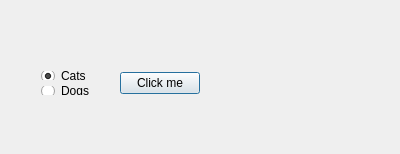
<?xml version="1.0" encoding="UTF-8"?>
<ui version="4.0">
 <class>Dialog</class>
 <widget class="QDialog" name="Dialog">
  <property name="geometry">
   <rect>
    <x>0</x>
    <y>0</y>
    <width>400</width>
    <height>154</height>
   </rect>
  </property>
  <property name="windowTitle">
   <string>Dialog</string>
  </property>
  <widget class="QWidget" name="">
   <property name="geometry">
    <rect>
     <x>30</x>
     <y>60</y>
     <width>181</width>
     <height>46</height>
    </rect>
   </property>
   <layout class="QHBoxLayout" name="horizontalLayout">
    <item>
     <layout class="QVBoxLayout" name="verticalLayout">
      <item>
       <widget class="QRadioButton" name="radioButton1">
        <property name="text">
         <string>Cats</string>
        </property>
        <property name="checked">
         <bool>true</bool>
        </property>
       </widget>
      </item>
      <item>
       <widget class="QRadioButton" name="radioButton2">
        <property name="text">
         <string>Dogs</string>
        </property>
       </widget>
      </item>
     </layout>
    </item>
    <item>
     <widget class="QPushButton" name="pushButton">
      <property name="text">
       <string>Click me</string>
      </property>
     </widget>
    </item>
   </layout>
  </widget>
 </widget>
 <layoutdefault spacing="6" margin="11"/>
 <resources/>
 <connections/>
</ui>
